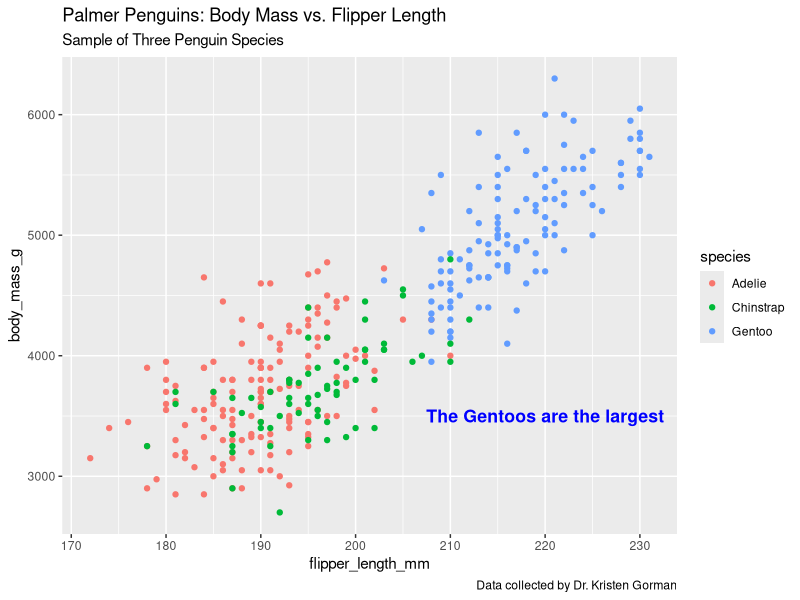

Source code (R):
library(tidyverse)
library(palmerpenguins)

ggplot(data = penguins) +
  geom_point(mapping=aes(x=flipper_length_mm, y=body_mass_g, color=species)) +
  labs(title="Palmer Penguins: Body Mass vs. Flipper Length",
       subtitle="Sample of Three Penguin Species",
       caption="Data collected by Dr. Kristen Gorman")+
  annotate("text", x=220, y=3500, label="The Gentoos are the largest", color="blue",
           fontface="bold", size=4.5)
